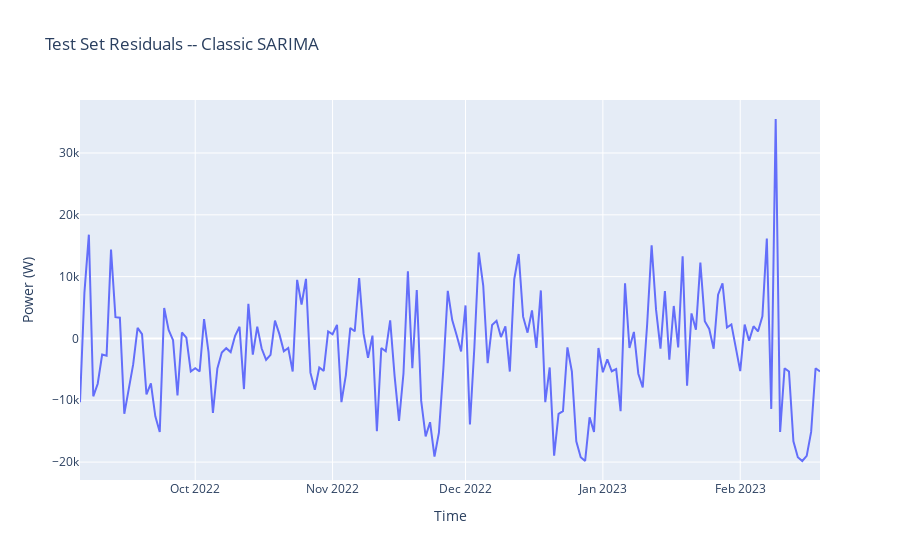

Notebook cell for this chart:
### Code cell
residuals_df_ts = y_test["peak_power_W"] - fitted_arima.predict(start = y_test.index[0] , end = y_test.index[len(y_test) - 1], exog = X_test)

fig = go.Figure()
fig.add_trace(
    go.Scatter(x = residuals_df_ts.index,
               y = residuals_df_ts)
)
fig.update_layout(title = "Test Set Residuals -- Classic SARIMA", xaxis_title = "Time", yaxis_title = "Power (W)")
fig.show()
print("Residual Mean:", np.mean(residuals_df_ts))
print("Residual STD:", np.std(residuals_df_ts))

### Figure 1 — Plotly figure (JSON) as saved in the notebook; plotly's stock layout.template omitted (floating-point values rounded to 4 significant figures; data arrays with more than 128 entries replaced by an {"elided": "..."} marker saying what was removed)
{"data": [{"type": "scatter", "x": {"elided": "168 str values"}, "y": {"elided": "168 float values"}}], "layout": {"title": {"text": "Test Set Residuals -- Classic SARIMA"}, "xaxis": {"title": {"text": "Time"}}, "yaxis": {"title": {"text": "Power (W)"}}}}
